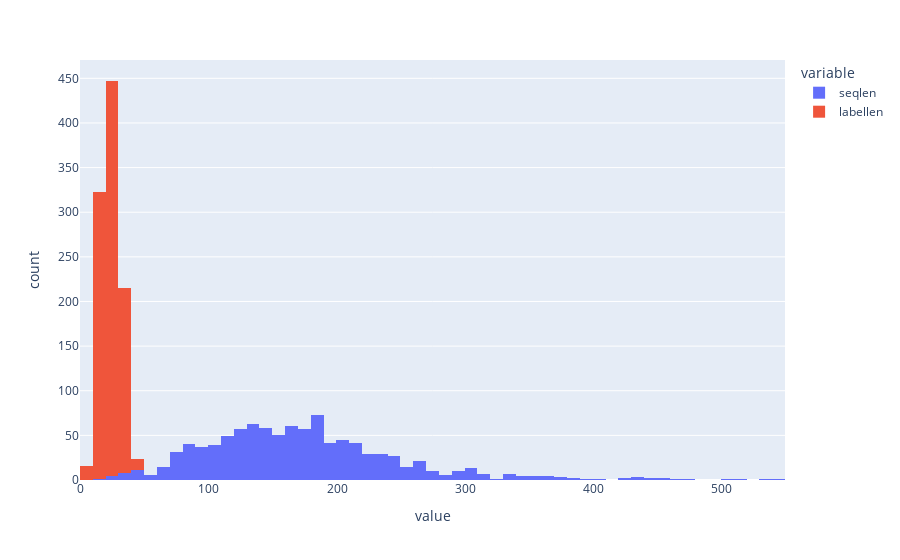

Notebook cell for this chart:
### Code cell
px.histogram(all_df.sample(1000),x=["seqlen","labellen"])

### Figure 1 — Plotly figure (JSON) as saved in the notebook; plotly's stock layout.template omitted (floating-point values rounded to 4 significant figures; data arrays with more than 128 entries replaced by an {"elided": "..."} marker saying what was removed)
{"data": [{"alignmentgroup": "True", "bingroup": "x", "hovertemplate": "variable=seqlen<br>value=%{x}<br>count=%{y}<extra></extra>", "legendgroup": "seqlen", "marker": {"color": "#636efa", "pattern": {"shape": ""}}, "name": "seqlen", "offsetgroup": "seqlen", "orientation": "v", "showlegend": true, "type": "histogram", "x": {"elided": "1000 int values"}, "xaxis": "x", "yaxis": "y"}, {"alignmentgroup": "True", "bingroup": "x", "hovertemplate": "variable=labellen<br>value=%{x}<br>count=%{y}<extra></extra>", "legendgroup": "labellen", "marker": {"color": "#EF553B", "pattern": {"shape": ""}}, "name": "labellen", "offsetgroup": "labellen", "orientation": "v", "showlegend": true, "type": "histogram", "x": {"elided": "1000 int values"}, "xaxis": "x", "yaxis": "y"}], "layout": {"barmode": "relative", "legend": {"title": {"text": "variable"}, "tracegroupgap": 0}, "margin": {"t": 60}, "xaxis": {"anchor": "y", "domain": [0, 1], "title": {"text": "value"}}, "yaxis": {"anchor": "x", "domain": [0, 1], "title": {"text": "count"}}}}
